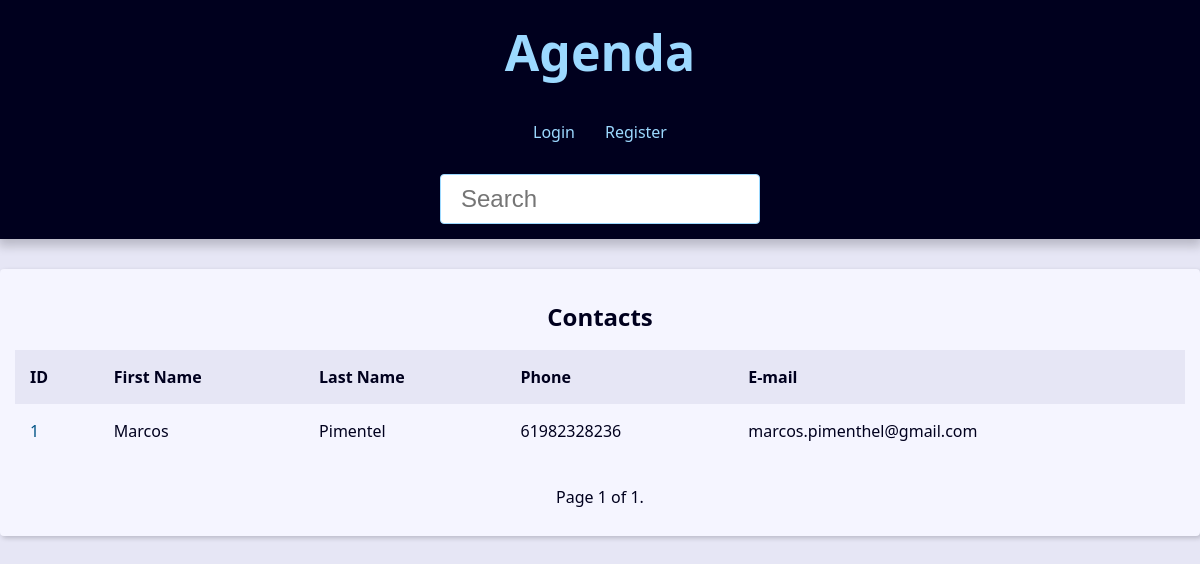
The app's page /?page=2&q=, older data.
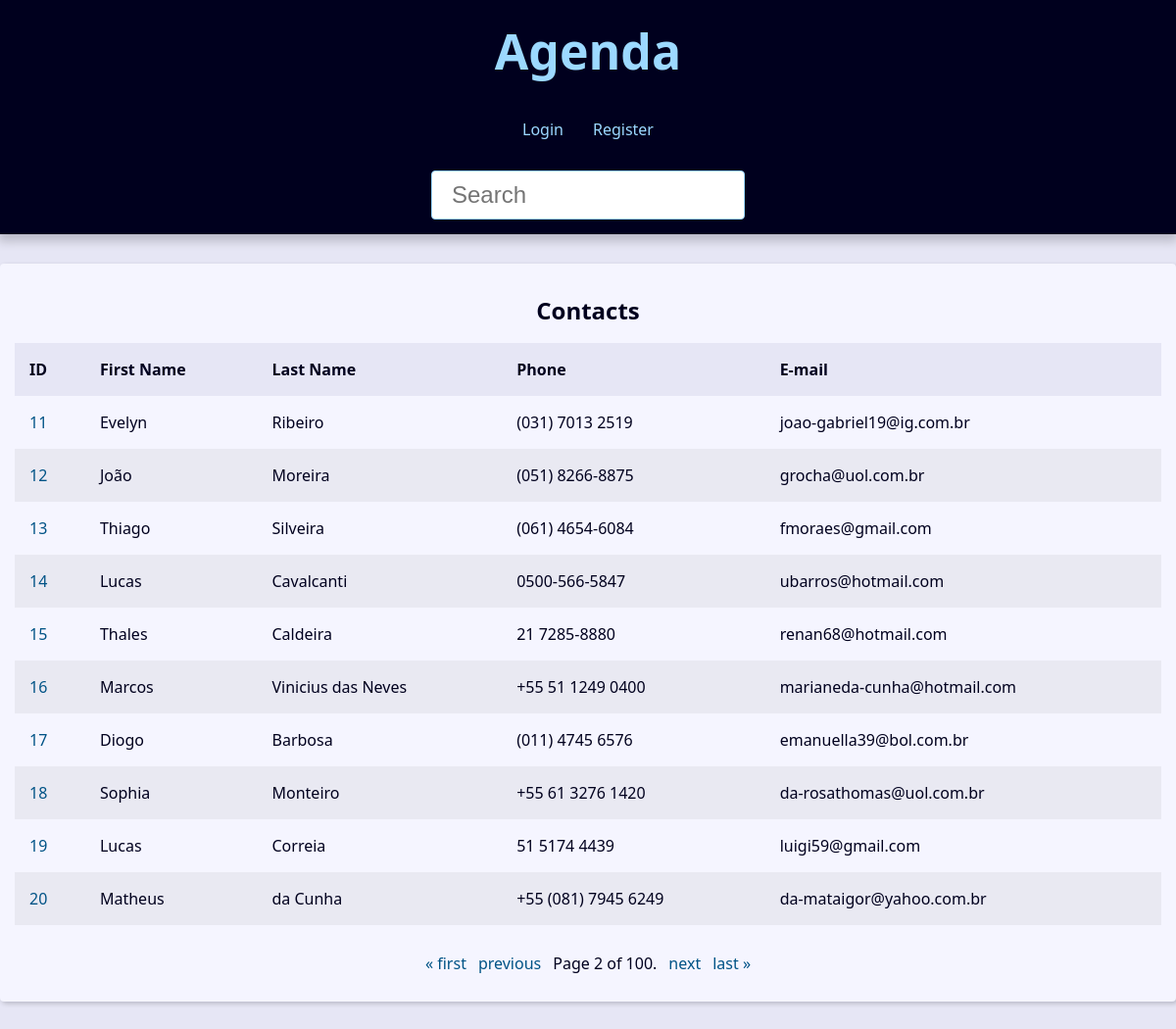
The same page, newer data.
### contact/models.py (models this page shows, shortened)
class Contact(models.Model):
    first_name = models.CharField(max_length=50)
    last_name = models.CharField(max_length=50, blank=True)
    phone = models.CharField(max_length=50)
    email = models.EmailField(max_length=254, blank=True)
    created_date = models.DateTimeField(default=timezone.now)
    description = models.TextField(blank=True)
    show = models.BooleanField(default=True)
    picture = models.ImageField(blank=True, upload_to='pictures/%Y/%m')
    category = models.ForeignKey(Category, on_delete=models.SET_NULL, blank=True, null=True)
    owner = models.ForeignKey(User, on_delete=models.SET_NULL, blank=True, null=True)

### contact/views/contact_views.py (the view)
# urls.py: path('', views.index, name='index'),
def index(request):
    contacts = Contact.objects \
        .filter(show=True)\
        .order_by('id')
    paginator = Paginator(contacts, 10)
    page_number = request.GET.get('page')
    page_obj = paginator.get_page(page_number)
    context = {
        'page_obj': page_obj,
        'site_title': 'Contatos - '
    }
    return render(
        request,
        'contact/index.html',
        context
    )

### contact/templates/contact/index.html
{% extends 'global/base.html' %}
{% block content %}
{% if page_obj %}
  <div class="responsive-table">
    <table class="contacts-table">
      <caption class="table-caption ">
        Contacts
      </caption>
      <thead>
        <tr class="table-row table-row-header">
          <th class="table-header">ID</th>
          <th class="table-header">First Name</th>
          <th class="table-header">Last Name</th>
          <th class="table-header">Phone</th>
          <th class="table-header">E-mail</th>
        </tr>
      </thead>
      <tbody>
        {% for contact in page_obj %}
          <tr class="table-row">
            <td class="table-cel">
              <a
                class="table-link"
                href="{% url 'contact:contact' contact.id %}"
              >
                {{ contact.id }}
              </a>
            </td>
            <td class="table-cel">
              {{ contact.first_name }}
            </td>
            <td class="table-cel">
              {{ contact.last_name }}
            </td>
            <td class="table-cel">
              {{ contact.phone }}
            </td>
            <td class="table-cel">
              {{ contact.email }}
            </td>
          </tr>
        {% endfor %}
      </tbody>
    </table>
  </div>
{% else %}
<div class="single-contact">
  <h1 class="single-contact-name">
    Nenhum contato encontrado.
  </h1>
</div>
{% endif %}
{% endblock content %}

Row changes from the older to the newer data that the page shows:
no longer on this page (row edited): Contact: id "1", first_name "Marcos", last_name "Pimentel", phone "61982328236", email "marcos.pimenthel@gmail.com"
added Contact: id "11", first_name "Evelyn", last_name "Ribeiro", phone "(031) 7013 2519", email "joao-gabriel19@ig.com.br"
added Contact: id "12", first_name "João", last_name "Moreira", phone "(051) 8266-8875", email "grocha@uol.com.br"
added Contact: id "13", first_name "Thiago", last_name "Silveira", phone "(061) 4654-6084", email "fmoraes@gmail.com"
added Contact: id "14", first_name "Lucas", last_name "Cavalcanti", phone "0500-566-5847", email "ubarros@hotmail.com"
added Contact: id "15", first_name "Thales", last_name "Caldeira", phone "21 7285-8880", email "renan68@hotmail.com"
added Contact: id "16", first_name "Marcos", last_name "Vinicius das Neves", phone "+55 51 1249 0400", email "marianeda-cunha@hotmail.com"
added Contact: id "17", first_name "Diogo", last_name "Barbosa", phone "(011) 4745 6576", email "emanuella39@bol.com.br"
added Contact: id "18", first_name "Sophia", last_name "Monteiro", phone "+55 61 3276 1420", email "da-rosathomas@uol.com.br"
added Contact: id "19", first_name "Lucas", last_name "Correia", phone "51 5174 4439", email "luigi59@gmail.com"
added Contact: id "20", first_name "Matheus", last_name "da Cunha", phone "+55 (081) 7945 6249", email "da-mataigor@yahoo.com.br"
Text that changed along with them:
{{ page_obj.number }}: "1" → "2"
{{ page_obj.paginator.num_pages }}: "1" → "100"
text now shown: "« first previous next last »"
